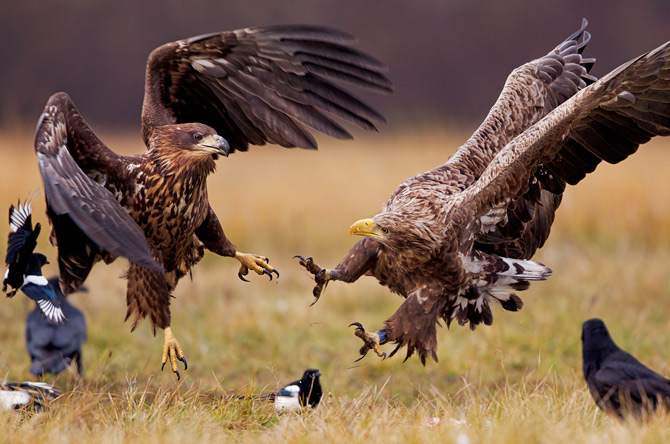
#> input picture dft/image.jpg, 670 x 444 px
$ python image_filtering.py
#> lines starting #> are read from the running program, lines starting #| are printed output that depends on the picture
import numpy as np
import matplotlib.pyplot as plt
from io import BytesIO
from PIL import Image, ImageOps

def low_pass(l, freq_dom, dft) :
    low_spectrum = np.zeros(freq_dom.shape)
    low_spectrum[0:l, 0:l] = np.copy(freq_dom[0:l, 0:l])
    return to_img_domain(low_spectrum, dft)

def high_pass(h, freq_dom, dft) :
    n = freq_dom.shape[0]
    high_spectrum = np.copy(freq_dom)
    high_spectrum[0:n-h, 0:n-h] = np.zeros((n, n))[0:n-h, 0:n-h]
    return to_img_domain(high_spectrum, dft)

def get_dft_vandermonde(n) :
    x = np.linspace(0, 2*np.pi, n, endpoint=False)
    cos_k = np.arange(0, n//2 + 1, dtype=np.float64)
    sin_k = np.arange(1, n//2 + 1, dtype=np.float64)
    dft = np.zeros((n,n))
    dft[:, ::2] = np.cos(cos_k*x[:, np.newaxis])
    dft[:, 1::2] = np.sin(sin_k*x[:, np.newaxis])
    return dft

def to_freq_domain(img, dft) :
    n = img.shape[0]
    freq_dom = np.zeros((n, n))
    dft_inv = np.linalg.inv(dft)
    for i in range(n) :
        freq_dom[i] = dft_inv.dot(img[i].T).T
    for i in range(n) :
        freq_dom[:, i] = dft_inv.dot(freq_dom[:, i])
    return freq_dom

def to_img_domain(freq_dom, dft) :
    n = freq_dom.shape[0]
    img_dom = np.zeros((n, n))
    for i in range(n) :
        img_dom[i] = dft.dot(freq_dom[i].T).T
    for i in range(n) :
        img_dom[:, i] = dft.dot(img_dom[:, i])
    return img_dom

bio = lambda image_path: BytesIO(data_files[image_path])
image_path = "image.jpg"
temp = np.array(ImageOps.grayscale(Image.open(image_path)))[:-1, :-1]
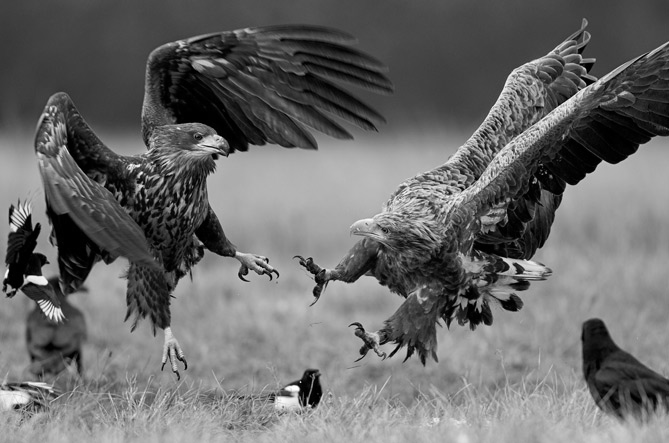
#> temp: shape (443, 669); min 0, max 255, mean 106.5
low_dim = min(temp.shape[0], temp.shape[1])
#> low_dim = 443

image = temp[:low_dim, :low_dim]
plt.figure(1)
plt.imshow(image, cmap = "gray")
plt.savefig("square_image.jpg")

dft = get_dft_vandermonde(image.shape[0])

freq_domain = to_freq_domain(image, dft)
#> in to_freq_domain, `dft_inv = np.linalg.inv(dft)`:
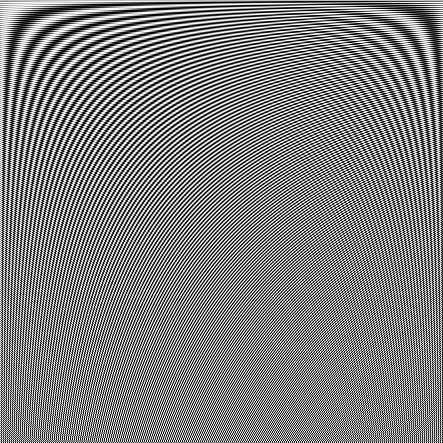
#> dft_inv: shape (443, 443) float64; min -0.00451, max 0.00451, mean 5.1e-06; drawn with min black and max white
#> in to_freq_domain, `dft_inv = np.linalg.inv(dft)`:
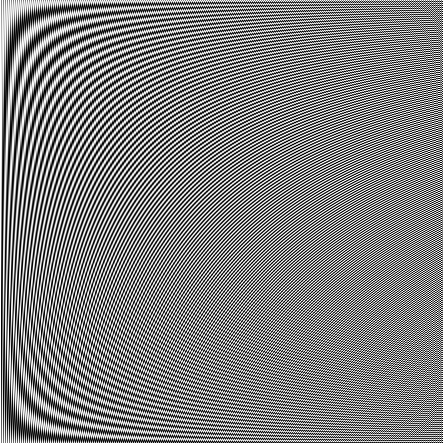
#> dft: shape (443, 443) float64; min -1, max 1, mean 0.00226; drawn with min black and max white
#> after the loop in to_freq_domain, `for i in range(n) :`:
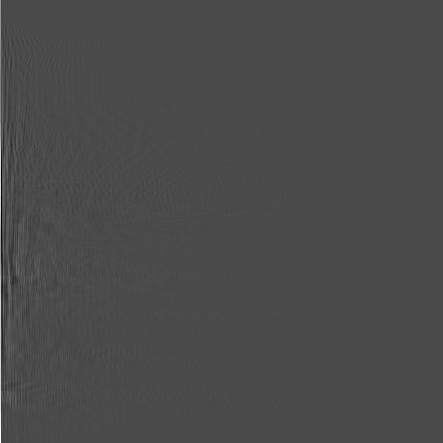
#> freq_dom: shape (443, 443) float64; min -72.58, max 175, mean 0.3; drawn with min black and max white
plt.figure(2)
plt.imshow(freq_domain, cmap="gray")
plt.savefig("freq_dom.jpg")

low_passed = low_pass(image.shape[0]//3, freq_domain, dft)
#> after the loop in to_img_domain, `for i in range(n) :`:
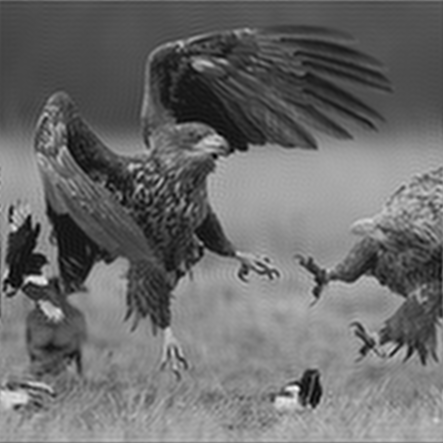
#> img_dom: shape (443, 443) float64; min -29.77, max 290.2, mean 106.2; drawn with min black and max white
plt.figure(3)
plt.imshow(low_passed, cmap="gray")
plt.savefig("low_passed.jpg")

high_passed = high_pass(2*image.shape[0]//3, freq_domain, dft)
#> in high_pass, `high_spectrum[0:n-h, 0:n-h] = np.zeros((n, n))[0:n-h, 0:n-h]`:
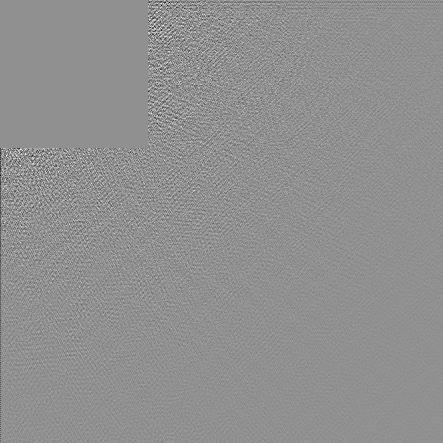
#> high_spectrum: shape (443, 443) float64; min -0.619, max 0.472, mean -0.000354; drawn with min black and max white
#> after the loop in to_img_domain (call 2), `for i in range(n) :`:
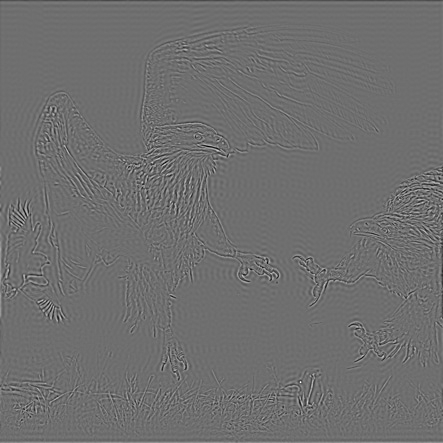
#> img_dom: shape (443, 443) float64; min -115.3, max 148.9, mean 0; drawn with min black and max white
plt.figure(4)
plt.imshow(high_passed, cmap="gray")
plt.savefig("high_passed.jpg")
